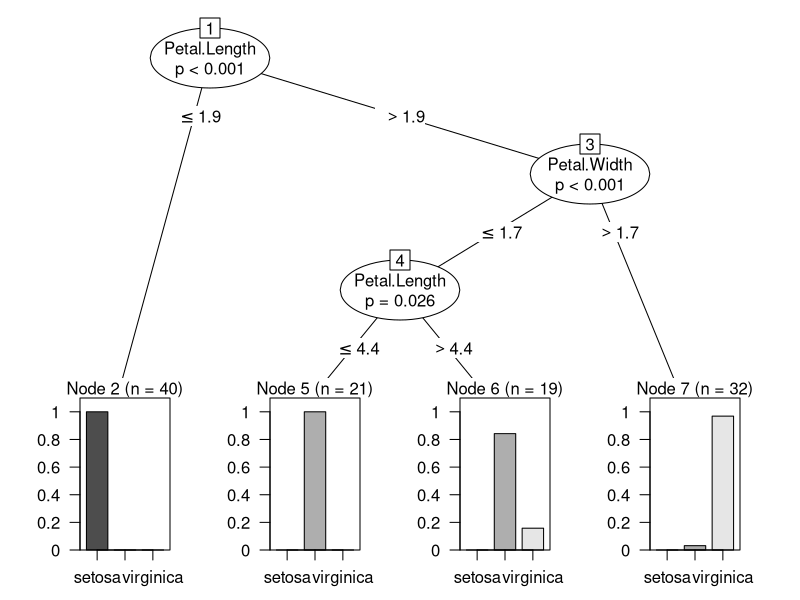
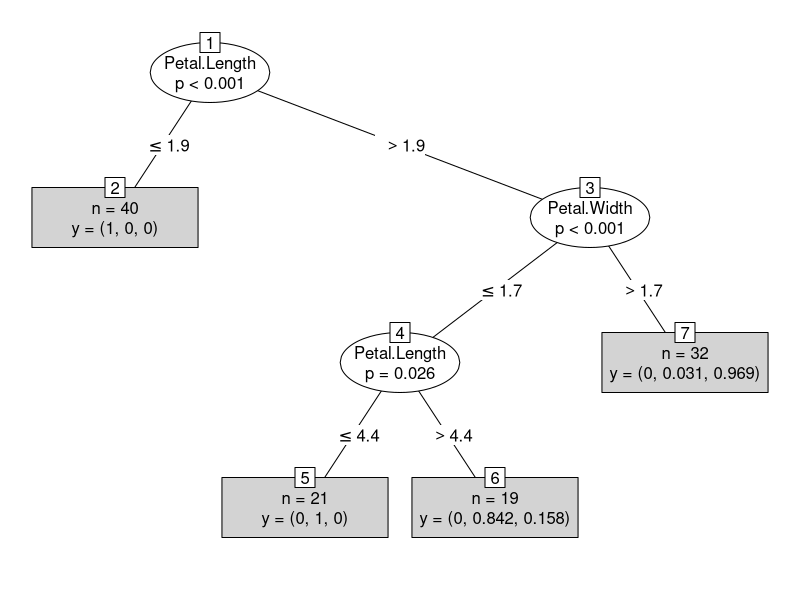
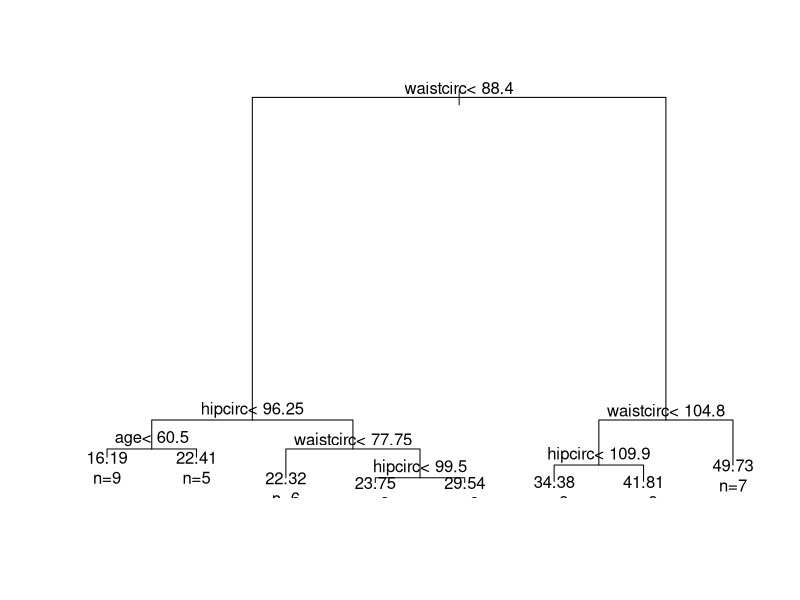

These charts were generated, in order, by the following R code: (Note: this script raises an error after producing the figures.)
#1) Decision Trees with Package party
str(iris)
set.seed(1234)
ind <- sample(2, nrow(iris), replace=TRUE, prob=c(0.7, 0.3))
trainData <- iris[ind==1,]
testData <- iris[ind==2,]

#install.packages("party")
library(party)
myFormula <- Species ~ Sepal.Length + Sepal.Width + Petal.Length + Petal.Width
iris_ctree <- ctree(myFormula, data=trainData)
#check the prediction
table(predict(iris_ctree), trainData$Species)

print(iris_ctree)
plot(iris_ctree)

plot(iris_ctree, type="simple")

#predict on test data
testPred <- predict(iris_ctree, newdata=testData)
table(testPred, testData$Species)

#2) Decision Trees with Package rpart
#data("bodyfat", package = "mboost") #더이상 mboost에 존재X, TH.data 패키지에 존재O
#install.packages("TH.data")
library(TH.data)
data("bodyfat")
dim(bodyfat)
attributes(bodyfat)
bodyfat[1:5,]

set.seed(1234)
ind <- sample(2, nrow(bodyfat), replace=TRUE, prob=c(0.7, 0.3))
bodyfat.train <- bodyfat[ind==1,]
bodyfat.test <- bodyfat[ind==2,]
#train a decision tree
library(rpart)
myFormula <- DEXfat ~ age + waistcirc + hipcirc + elbowbreadth + kneebreadth
bodyfat_rpart <- rpart(myFormula, data=bodyfat.train, control=rpart.control(minsplit=10))
attributes(bodyfat_rpart)

print(bodyfat_rpart$cptable)

print(bodyfat_rpart)

plot(bodyfat_rpart)
text(bodyfat_rpart, use.n=T)

opt <- which.min(bodyfat_rpart$cptable[,"xerror"])
cp <- bodyfat_rpart#cptable[opt, "CP"]

bodyfat_prune <- prune(bodyfat_rpart, cp = cp)
#오류 발생
#print(bodyfat_prune)

#plot(bodyfat_prune)
#text(bodyfat, use.n=T)

#DEXfat_pred <- predict(bodyfat_prune, newdata=bodyfat.test)
#xlim <- range(bodyfat$DEXfat)
#plot(DEXfat_pred ~ DEXfat, data=bodyfat.test, xlab="Observed", ylab="Predicted", ylim=xlim, xlim=xlim)
#abline(a=0, b=1)

#3) Random Forest
ind <- sample(2, nrow(iris), replace=TRUE, prob=c(0.7, 0.3))
trainData <- iris[ind==1,]
testData <- iris[ind==2,]

#install.packages("randomForest")
library(randomForest)
rf <- randomForest(Species ~ ., data=trainData, ntree=100, proximity=TRUE)
table(predict(rf), trainData$Species)

print(rf)

attributes(rf)

plot(rf)

importance(rf)
varImpPlot(rf)

irisPred <- predict(rf, newdata=testData)
table(irisPred, testData$Species)
plot(margin(rf, testData$Species))

#4) ROCR 패키지로 성과분석
#install.packages("party")
#install.packages("ROCR")
library(rpart)
x <- kyphosis[sample(1:nrow(kyphosis), nrow(kyphosis), replace=F), ]
x.train <- kyphosis[1:floor(nrow(x)*.75), ]
x.evaluate <- kyphosis[(floor(nrow(x)*.75)+1):nrow(x), ]
library(party)
x.model <- cforest(Kyphosis ~ Age + Number + Start, data=x.train,
  control = cforest_unbiased(mtry=3))
#x.model <- ctree(Kyphosis ~ Age + Number + Start, data=x.train)
#plot(x.model)
x.evaluate$prediction <- predict(x.model, newdata=x.evaluate)
x.evaluate$correct <- x.evaluate$prediction == x.evaluate$Kyphosis
print(paste("% of predicted classifications correct", mean(x.evaluate$correct)))
x.evaluate$probabilities <- 1-unlist(treeresponse(x.model, newdata=x.evaluate), use.names=F)[seq(1, nrow(x.evaluate)*2,2)]
library(ROCR)
pred <- prediction(x.evaluate$probabilities, x.evaluate$Kyphosis)
perf <- performance(pred, "tpr", "fpr")
plot(perf, main="ROC curve", colorize=T)
